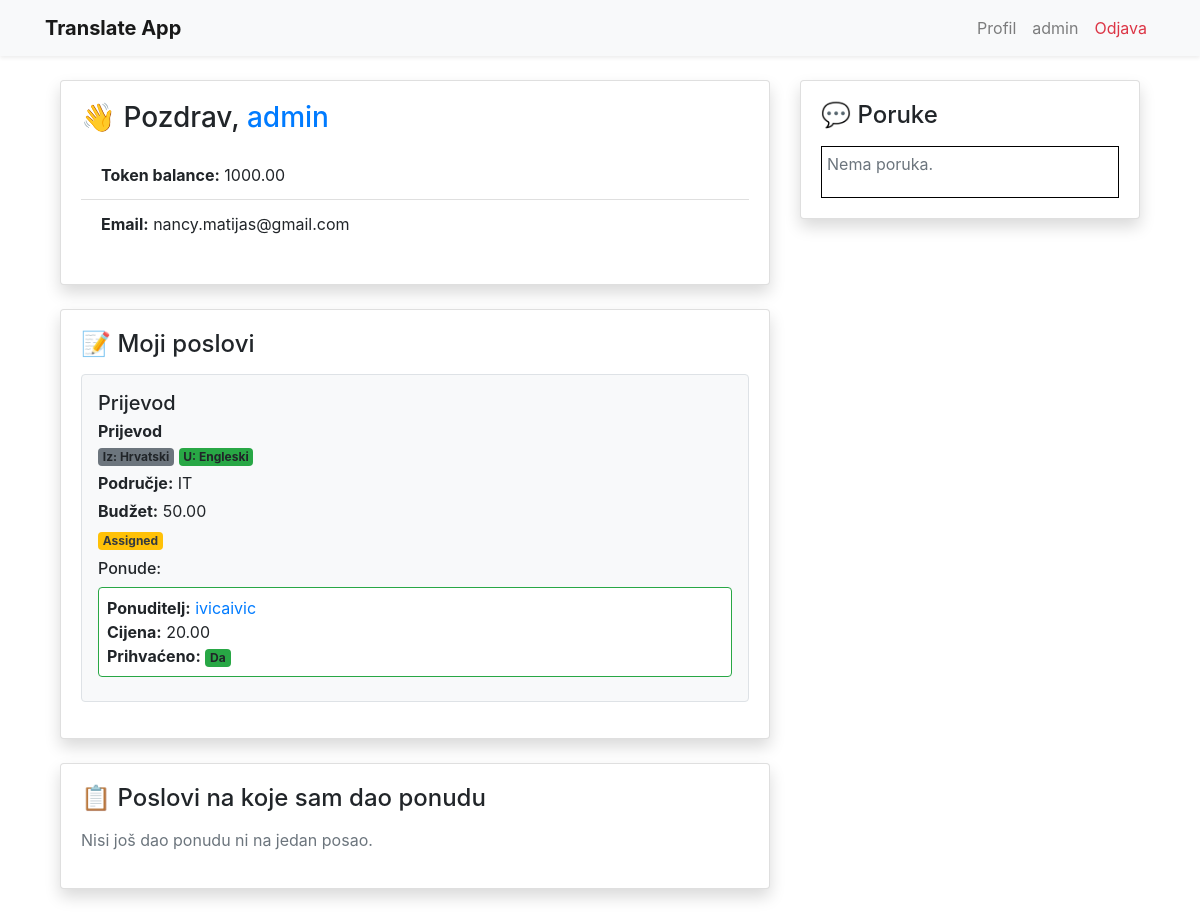
/accounts/dashboard (signed in), run on the app's committed database.
### app/models.py (models this page shows, shortened)
class Account(models.Model):
    user = models.OneToOneField(User, on_delete=models.CASCADE)
    name = models.CharField(max_length=100)
    balance = models.DecimalField(max_digits=8, decimal_places=2)
    translator = models.BooleanField()

class Job(models.Model):
    user = models.ForeignKey(User, on_delete=models.CASCADE)
    title = models.CharField(max_length=100)
    description = models.CharField(max_length=100)
    source_lang = models.CharField(max_length=100)
    target_lang = models.CharField(max_length=100)
    field = models.CharField(max_length=100)
    budget = models.DecimalField(max_digits=8, decimal_places=2)
    text = models.TextField()
    status = models.CharField(max_length=100, default='available')
    translation = models.TextField(blank=True, null=True)

class Bid(models.Model):
    bidder = models.ForeignKey(User, on_delete=models.CASCADE)
    job = models.ForeignKey(Job, on_delete=models.CASCADE)
    price = models.DecimalField(max_digits=8, decimal_places=2)
    accepted = models.BooleanField()

### accounts/views.py (the view)
# urls.py: path('dashboard', views.dashboard, name='dashboard'),
@login_required
def dashboard(request):
    user = request.user
    my_jobs = user.job_set.all()
    my_jobs_bidder = Job.objects.filter(bid__bidder=user).distinct()
    my_messages = Message.objects.filter(receiver=user) | Message.objects.filter(sender=user)
    my_messages = my_messages.order_by('-sent_at')
    context = {
        'my_jobs': my_jobs,
        'my_jobs_bidder': my_jobs_bidder,
        'my_messages': my_messages,
    }
    return render(request, 'accounts/dashboard.html', context)

### accounts/templates/accounts/dashboard.html (shortened to what this page needs)
{% extends 'app/base.html' %}
{% block content %}
<div class="container mt-4">
    <div class="row">
        <div class="col-md-8">
            <div class="card mb-4 shadow">
                <div class="card-body">
                    <h3 class="card-title mb-3">
                        👋 Pozdrav, <span class="text-primary">{{ user.account.name }}</span>
                    </h3>
                    <ul class="list-group list-group-flush mb-3">
                        <li class="list-group-item">
                            <strong>Token balance:</strong> {{ user.account.balance }}
                        </li>
                        <li class="list-group-item">
                            <strong>Email:</strong> {{ user.email }}
                        </li>
                    </ul>
                </div>
            </div>
            <div class="card shadow mb-4">
                <div class="card-body">
                    <h4 class="card-title mb-3">📝 Moji poslovi</h4>
                    {% if my_jobs %}
                        {% for job in my_jobs %}
                            <div class="border rounded p-3 mb-3 bg-light">
                                <h5 class="mb-1">{{ job.title }}</h5>
                                <p class="mb-1">
                                    <strong>{{ job.description }}</strong><br>
                                    <span class="badge bg-secondary">Iz: {{ job.source_lang }}</span>
                                    <span class="badge bg-success">U: {{ job.target_lang }}</span>
                                </p>
                                <p class="mb-1"><strong>Područje:</strong> {{ job.field }}</p>
                                <p class="mb-1"><strong>Budžet:</strong> {{ job.budget }}</p>
                                <p class="mb-2">
                                    <span class="badge
                                        {% if job.status == 'completed' %}bg-success
                                        {% elif job.status == 'available' %}bg-primary
                                        {% else %}bg-warning text-dark{% endif %}">
                                        {{ job.status|capfirst }}
                                    </span>
                                </p>
                                <div class="ps-3">
                                    <h6 class="mb-2">Ponude:</h6>
                                    {% if job.bid_set.all %}
                                        {% for bid in job.bid_set.all %}
                                            <div class="border rounded p-2 mb-2 {% if bid.accepted %}border-success bg-white{% endif %}">
                                                <strong>Ponuditelj:</strong>
                                                <a href="{% url 'accounts:profile' bid.bidder.id %}">
                                                    {{ bid.bidder.account.name }}
                                                </a>
                                                <br>
                                                <strong>Cijena:</strong> {{ bid.price }}<br>
                                                <strong>Prihvaćeno:</strong>
                                                {% if bid.accepted %}
                                                    <span class="badge bg-success">Da</span>
                                                {% endif %}
                                            </div>
                                        {% endfor %}
                                    {% else %}
                                        <p class="text-muted">Nema ponuda za ovaj posao.</p>
                                    {% endif %}
                                </div>
                            </div>
                        {% endfor %}
                    {% else %}
                        <p class="text-muted">Nemaš još niti jedan posao.</p>
                    {% endif %}
                </div>
            </div>
            <div class="card shadow mb-4">
                <div class="card-body">
                    <h4 class="card-title mb-3">📋 Poslovi na koje sam dao ponudu</h4>
                    {% if my_jobs_bidder %}
                        {% for job in my_jobs_bidder %}
                            <div class="border rounded p-3 mb-3 bg-light">
                                <h5 class="mb-1">{{ job.title }}</h5>
                                <p class="mb-1">
                                    <strong>{{ job.description }}</strong><br>
                                    <span class="badge bg-secondary">Iz: {{ job.source_lang }}</span>
                                    <span class="badge bg-success">U: {{ job.target_lang }}</span>
                                </p>
                                <p class="mb-1"><strong>Status:</strong>
                                    <span class="badge
                                        {% if job.status == 'completed' %}bg-success
                                        {% elif job.status == 'available' %}bg-primary
                                        {% else %}bg-warning text-dark{% endif %}">
                                        {{ job.status|capfirst }}
                                    </span>
                                </p>
                                <p class="mb-1"><strong>Vlasnik posla:</strong>
                                    <a href="{% url 'accounts:profile' job.user.id %}">
                                        {{ job.user.account.name }}
                                    </a>
                                </p>
                            </div>
                        {% endfor %}
                    {% else %}
                        <p class="text-muted">Nisi još dao ponudu ni na jedan posao.</p>
                    {% endif %}
                </div>
            </div>
        </div>
        <div class="col-md-4">
            <div class="card shadow">
                <div class="card-body">
                    <h4 class="card-title mb-3">💬 Poruke</h4>
                    <div class="messages" style="max-height: 500px; overflow-y: auto;">
                        {% if my_messages %}
                            {% for message in my_messages %}
                                <div class="mb-3 p-2 rounded {% if user == message.sender %}bg-primary text-white{% else %}bg-light{% endif %}">
                                    {% if user != message.sender %}
                                        <small>
                                            <strong>Od:
                                                <a href="{% url 'accounts:profile' message.sender.id %}" class="text-decoration-none">
                                                    {{ message.sender.account.name }}
                                                </a>
                                            </strong>
                                        </small><br>
                                    {% endif %}
                                    <small class="{% if user == message.sender %}text-white-50{% else %}text-muted{% endif %}">
                                        {{ message.sent_at|date:"d.m.Y H:i" }}
                                    </small>
                                    <p class="mb-1">{{ message.text }}</p>
                                </div>
                            {% endfor %}
                        {% else %}
                            <p class="text-muted">Nema poruka.</p>
                        {% endif %}
                    </div>
                </div>
            </div>
        </div>
    </div>
</div>
{% endblock content %}

### app/templates/app/base.html (shortened to what this page needs)
{% load static %}
<!DOCTYPE html>
<html lang="hr">
<head>
    <link rel="stylesheet" href="https://stackpath.bootstrapcdn.com/bootstrap/4.5.2/css/bootstrap.min.css">
    <link rel="stylesheet" href="{% static 'app/css/app.css' %}">
</head>
<body>
    <nav class="navbar navbar-expand-lg navbar-light bg-light shadow-sm mb-4">
        <div class="container">
            <a class="navbar-brand font-weight-bold" href="/">Translate App</a>
            <div class="collapse navbar-collapse" id="navbarNav">
                <ul class="navbar-nav ml-auto">
                    {% if user.is_authenticated %}
                        <li class="nav-item">
                            <a class="nav-link" href="{% url 'accounts:profile' user.id %}">Profil</a>
                        </li>
                        <li class="nav-item">
                            <a class="nav-link" href="{% url 'accounts:dashboard' %}">{{ user.account.name }}</a>
                        </li>
                        <li class="nav-item">
                            <a class="nav-link text-danger" href="{% url 'logout' %}">Odjava</a>
                        </li>
                    {% else %}
                        <li class="nav-item">
                            <a class="nav-link" href="{% url 'login' %}">Prijava</a>
                        </li>
                    {% endif %}
                </ul>
            </div>
        </div>
    </nav>
    <main class="container mb-5">
        {% block content %}
        {% endblock %}
    </main>
</body>
</html>

### app/static/app/css/app.css (style rules this page uses)
.messages { padding: 5px; border: 1px solid black; }

### data on the page
Job: title "Prijevod", description "Prijevod", source_lang "Hrvatski", target_lang "Engleski", field "IT", budget "50.00", status "Assigned"
Bid: bidder.account.name "ivicaivic", price "20.00", accepted "Da"

### other printed values
{{ user.account.name }} "admin"
{{ user.account.balance }} "1000.00"
{{ user.email }} "nancy.matijas@gmail.com"
